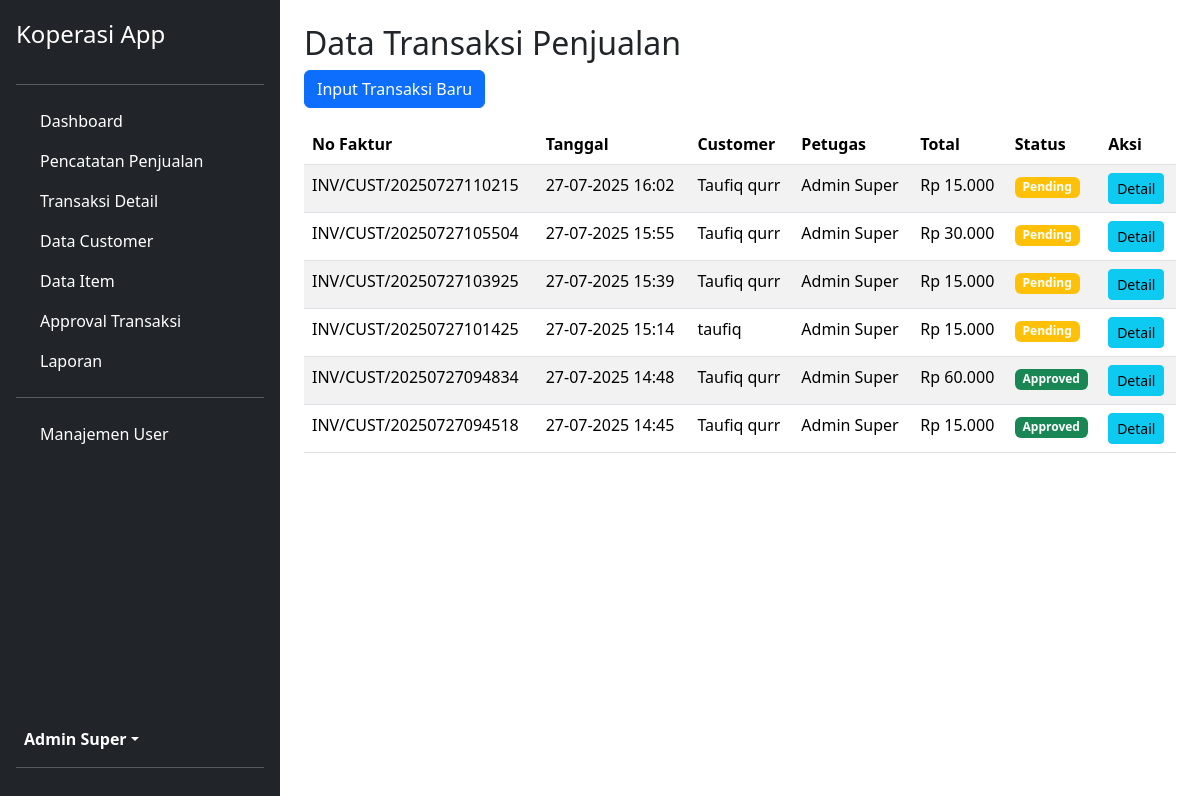
/admin/modules/sales/data.php (signed in), run on the app's committed database.
### tables this page shows
CREATE TABLE `sales` (
  `id_sales` int(11) NOT NULL,
  `no_faktur` varchar(50) NOT NULL,
  `tgl_sales` datetime NOT NULL DEFAULT current_timestamp(),
  `id_customer` int(11) NOT NULL,
  `id_user` int(11) NOT NULL,
  `total_bayar` decimal(10,2) NOT NULL,
  `status` enum('pending','approved','rejected') NOT NULL DEFAULT 'pending',
  `keterangan` text DEFAULT NULL
);

CREATE TABLE `customer` (
  `id_customer` int(11) NOT NULL,
  `nama_customer` varchar(255) NOT NULL,
  `alamat` text NOT NULL,
  `telp` varchar(20) NOT NULL,
  `email` varchar(100) DEFAULT NULL,
  `username` varchar(50) NOT NULL,
  `password` varchar(255) NOT NULL
);

CREATE TABLE `users` (
  `id_user` int(11) NOT NULL,
  `nama_lengkap` varchar(100) NOT NULL,
  `username` varchar(50) NOT NULL,
  `password` varchar(255) NOT NULL,
  `level` enum('petugas','manager','admin_super','sales') NOT NULL
);

### admin/modules/sales/data.php (the view)
<?php
include '../../templates/header.php';
include '../../templates/sidebar.php';
$query = "SELECT s.id_sales, s.no_faktur, s.tgl_sales, s.total_bayar, s.status, c.nama_customer, u.nama_lengkap AS nama_petugas
          FROM sales s
          JOIN customer c ON s.id_customer = c.id_customer
          JOIN users u ON s.id_user = u.id_user
          ORDER BY s.tgl_sales DESC";
$stmt = $pdo->query($query);
$sales = $stmt->fetchAll();
?>
<h1 class="h2">Data Transaksi Penjualan</h1>
<a href="tambah.php" class="btn btn-primary mb-3">Input Transaksi Baru</a>
<div class="table-responsive">
    <table class="table table-striped">
        <thead>
            <tr>
                <th>No Faktur</th>
                <th>Tanggal</th>
                <th>Customer</th>
                <th>Petugas</th>
                <th>Total</th>
                <th>Status</th>
                <th>Aksi</th>
            </tr>
        </thead>
        <tbody>
            <?php foreach ($sales as $sale) : ?>
                <tr>
                    <td><?= htmlspecialchars($sale['no_faktur']); ?></td>
                    <td><?= date('d-m-Y H:i', strtotime($sale['tgl_sales'])); ?></td>
                    <td><?= htmlspecialchars($sale['nama_customer']); ?></td>
                    <td><?= htmlspecialchars($sale['nama_petugas']); ?></td>
                    <td>Rp <?= number_format($sale['total_bayar'], 0, ',', '.'); ?></td>
                    <td>
                        <span class="badge
                            <?php
                                if($sale['status'] == 'approved') echo 'bg-success';
                                elseif($sale['status'] == 'pending') echo 'bg-warning';
                                else echo 'bg-danger';
                            ?>">
                            <?= ucfirst($sale['status']); ?>
                        </span>
                    </td>
                    <td>
                        <a href="detail.php?id=<?= $sale['id_sales']; ?>" class="btn btn-info btn-sm">Detail</a>
                    </td>
                </tr>
            <?php endforeach; ?>
        </tbody>
    </table>
</div>
<?php
include '../../templates/footer.php';
?>

### data on the page
sales: no_faktur "INV/CUST/20250727110215", tgl_sales "27-07-2025 16:02", id_customer.nama_customer "Taufiq qurr", id_user.nama_lengkap "Admin Super", total_bayar "15.000", status "Pending"
sales: no_faktur "INV/CUST/20250727105504", tgl_sales "27-07-2025 15:55", id_customer.nama_customer "Taufiq qurr", id_user.nama_lengkap "Admin Super", total_bayar "30.000", status "Pending"
sales: no_faktur "INV/CUST/20250727103925", tgl_sales "27-07-2025 15:39", id_customer.nama_customer "Taufiq qurr", id_user.nama_lengkap "Admin Super", total_bayar "15.000", status "Pending"
sales: no_faktur "INV/CUST/20250727101425", tgl_sales "27-07-2025 15:14", id_customer.nama_customer "taufiq", id_user.nama_lengkap "Admin Super", total_bayar "15.000", status "Pending"
sales: no_faktur "INV/CUST/20250727094834", tgl_sales "27-07-2025 14:48", id_customer.nama_customer "Taufiq qurr", id_user.nama_lengkap "Admin Super", total_bayar "60.000", status "Approved"
sales: no_faktur "INV/CUST/20250727094518", tgl_sales "27-07-2025 14:45", id_customer.nama_customer "Taufiq qurr", id_user.nama_lengkap "Admin Super", total_bayar "15.000", status "Approved"

### other printed values
$_SESSION['nama_lengkap'] "Admin Super"
